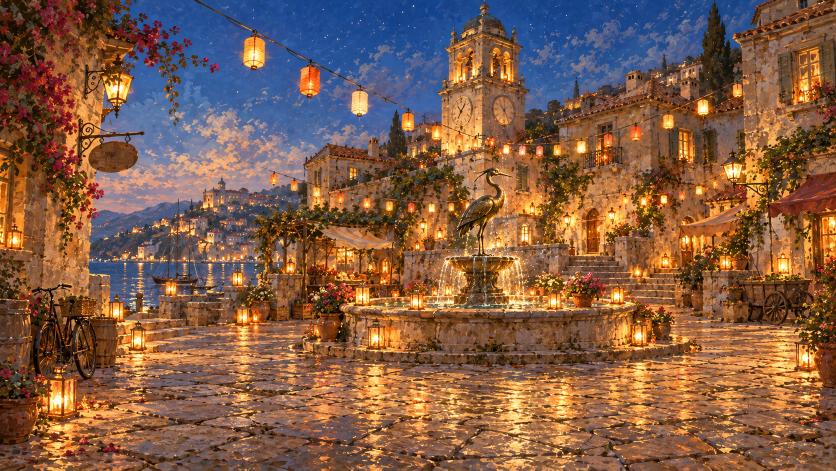
#> input picture art_sources/style_bible/fountain_lantern_night.png, 1672 x 941 px, found by its file name (shown at 1/2 size)
$ python make-icon.py
#> lines starting #> are read from the running program, lines starting #| are printed output that depends on the picture; after the words box and inside, x2 and y2 are one past the last pixel; in counts of white or black regions, pixels touching at a corner belong together
#!/usr/bin/env python3
"""Placeholder app icon for the desktop build: desktop/build/icon.png (1024x1024).

Crops the clock tower and heron fountain out of the style bible's night-square painting
(art_sources/style_bible_v2/fountain_lantern_night.png) and lays it on Apple's icon grid: an 824-px rounded
square centred on a 1024-px transparent canvas, with a soft shadow. electron-builder turns this one PNG into
the Mac .icns and the Windows .ico at package time.

    npm run icon -w @monde/desktop        # needs Pillow: python3 -m pip install pillow

To use real icon art instead, replace desktop/build/icon.png with any 1024x1024 PNG (or add build/icon.icns
and build/icon.ico for hand-tuned per-platform files); see desktop/README.md.
"""
import pathlib

from PIL import Image, ImageDraw, ImageFilter

ROOT = pathlib.Path(__file__).resolve().parents[2]
SOURCE = ROOT / "art_sources" / "style_bible_v2" / "fountain_lantern_night.png"
OUT = ROOT / "desktop" / "build" / "icon.png"

SIZE, BODY, RADIUS = 1024, 824, 185  # macOS icon grid
MARGIN = (SIZE - BODY) // 2
# The clock tower and heron sit around x=985 in the 1672x941 painting.
CROP = (985 - 330, 30, 985 + 330, 690)


def rounded_mask(size: int, radius: int) -> Image.Image:
    scale = 4  # draw large and shrink, for smooth corners
    mask = Image.new("L", (size * scale, size * scale), 0)
    ImageDraw.Draw(mask).rounded_rectangle((0, 0, size * scale - 1, size * scale - 1), radius=radius * scale, fill=255)
    return mask.resize((size, size), Image.LANCZOS)


def main() -> None:
    art = Image.open(SOURCE).convert("RGB").crop(CROP).resize((BODY, BODY), Image.LANCZOS).convert("RGBA")
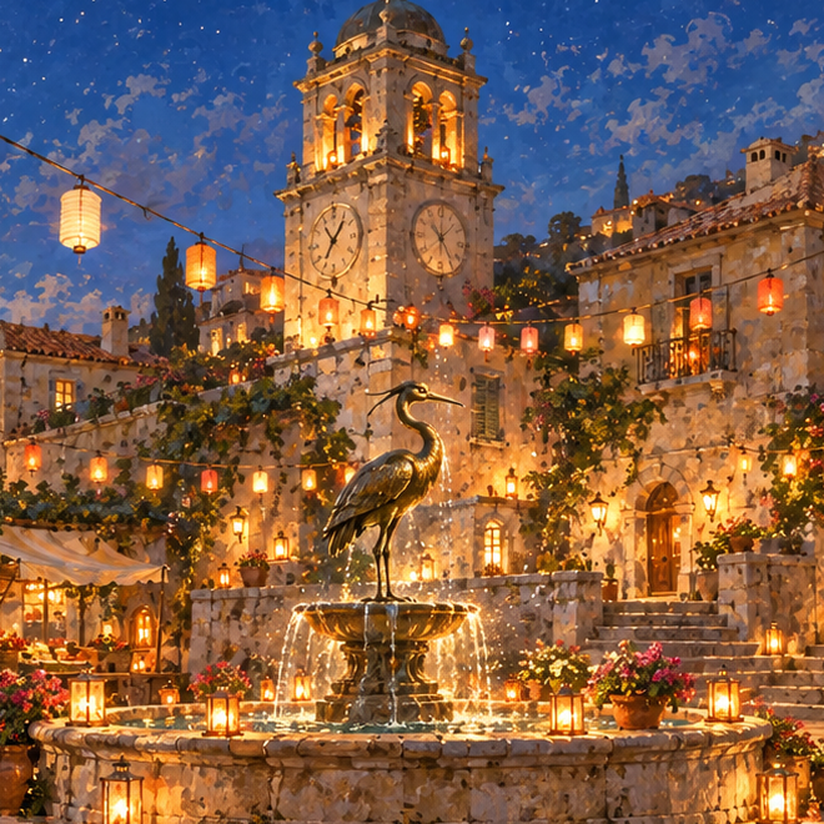
#> art: PIL image 824x824 RGBA; mean R, G, B, A 128.5, 95.8, 74.6, 255
    mask = rounded_mask(BODY, RADIUS)
#> in rounded_mask, `mask = Image.new("L", (size * scale, size * scale), 0)`: mask: PIL image 3296x3296 L; every value is 0
#> in rounded_mask, `ImageDraw.Draw(mask).rounded_rectangle((0, 0, size * scale - 1, size *..`:
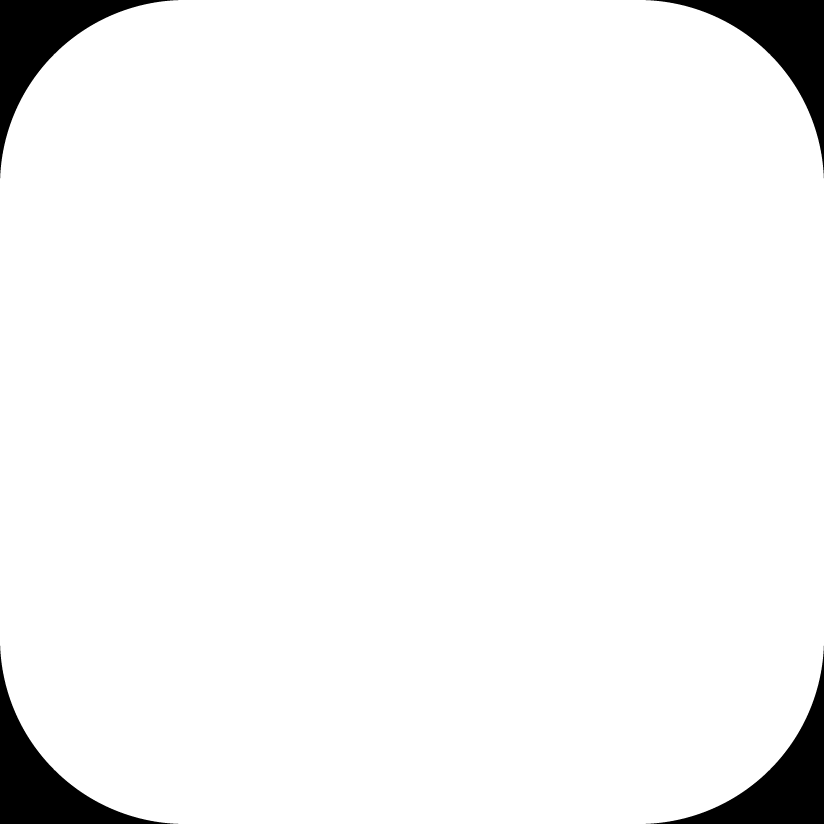
#> mask: PIL image 3296x3296 L (shown at 1/4 size); 95.7% white; 4 black regions, box (x1, y1, x2, y2) and area: (0, 0, 713, 713) 117737, (2583, 0, 3296, 713) 117737, (0, 2583, 713, 3296) 117737, (2583, 2583, 3296, 3296) 117737
#> in rounded_mask, `return mask.resize((size, size), Image.LANCZOS)`:
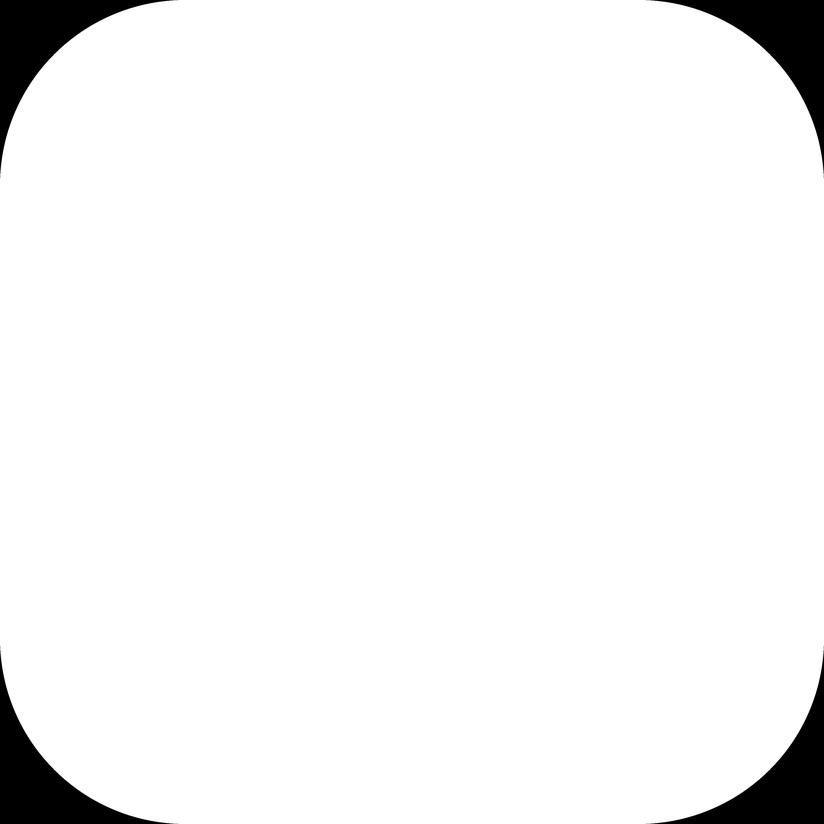
#> returned value: PIL image 824x824 L; min 0, max 255, mean 243.9
    art.putalpha(mask)
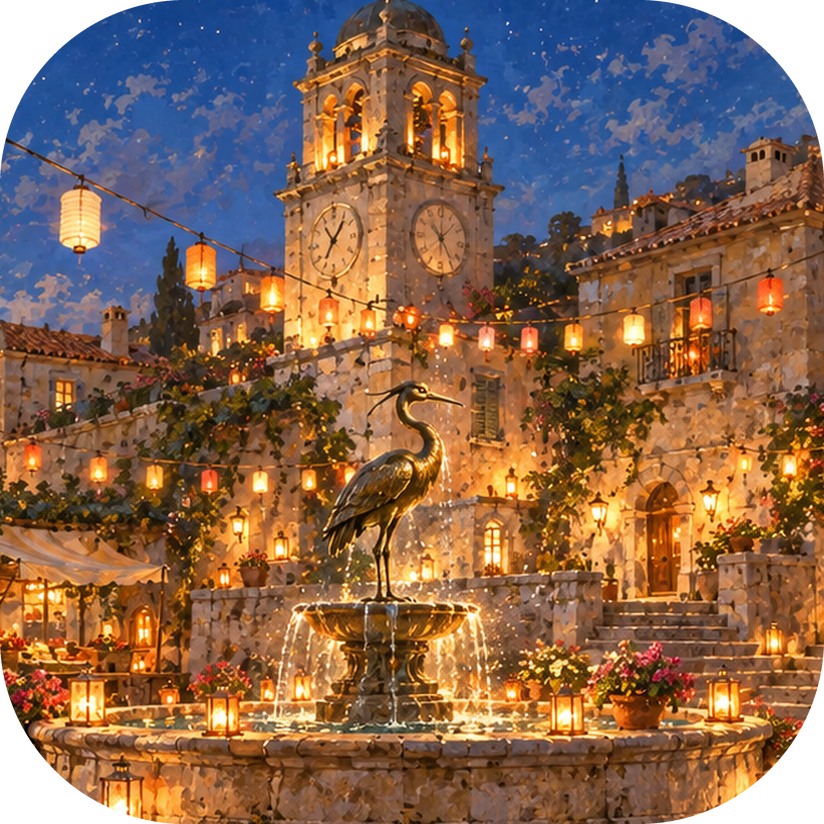
#> art: PIL image 824x824 RGBA; mean R, G, B, A 128.5, 95.8, 74.6, 243.9; transparent parts drawn white

    shadow_alpha = Image.new("L", (SIZE, SIZE), 0)
#> shadow_alpha: PIL image 1024x1024 L; every value is 0
    shadow_alpha.paste(mask.point(lambda a: int(a * 0.45)), (MARGIN, MARGIN + 14))
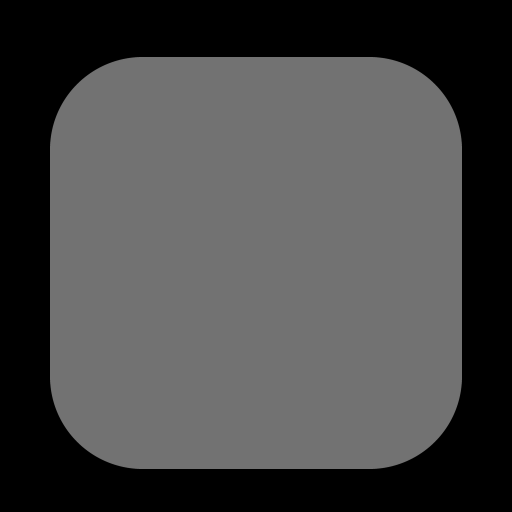
#> shadow_alpha: PIL image 1024x1024 L (shown at 1/2 size); min 0, max 114, mean 70.6
    shadow = Image.new("RGBA", (SIZE, SIZE), (0, 0, 0, 255))
    shadow.putalpha(shadow_alpha.filter(ImageFilter.GaussianBlur(16)))
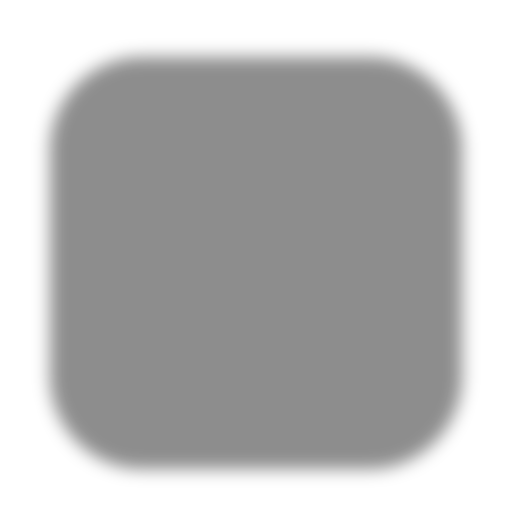
#> shadow: PIL image 1024x1024 RGBA (shown at 1/2 size); mean R, G, B, A 0, 0, 0, 70.6; transparent parts drawn white

    icon = Image.new("RGBA", (SIZE, SIZE), (0, 0, 0, 0))
#> icon: PIL image 1024x1024 RGBA; every value is 0
    icon.alpha_composite(shadow)
    icon.alpha_composite(art, (MARGIN, MARGIN))
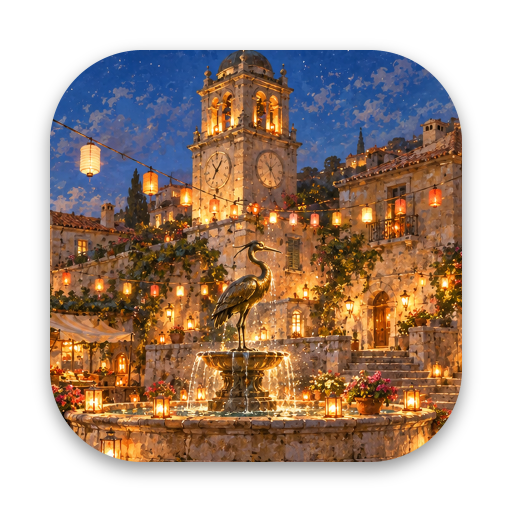
#> icon: PIL image 1024x1024 RGBA (shown at 1/2 size); mean R, G, B, A 80.6, 59.7, 45.8, 160.4; transparent parts drawn white
    OUT.parent.mkdir(parents=True, exist_ok=True)
    icon.save(OUT, optimize=True)
    print(f"wrote {OUT.relative_to(ROOT)}")


if __name__ == "__main__":
    main()
